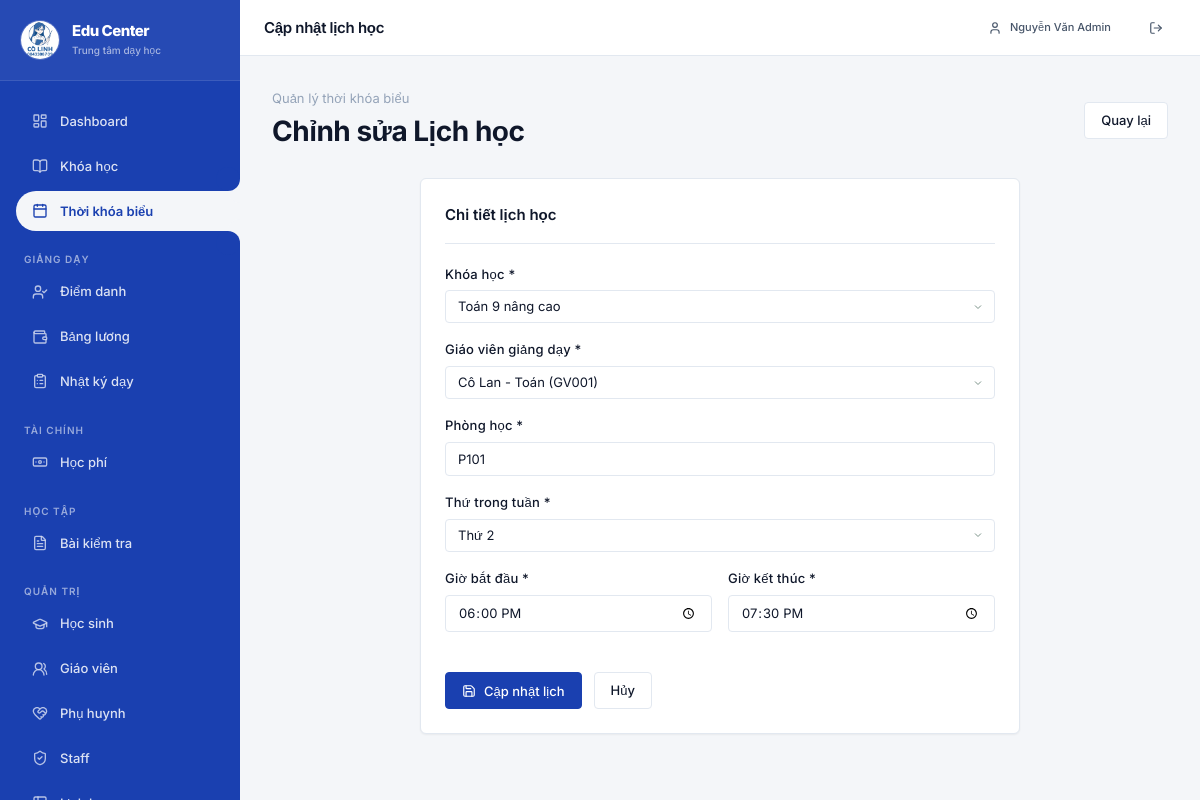
/schedules/1/edit (signed in), run on the app's committed database.
### models.py (models this page shows, shortened)
class User(db.Model, UserMixin):
    id = db.Column(db.Integer, primary_key=True)
    username = db.Column(db.String(80), unique=True, nullable=False)
    fullname = db.Column(db.String(100), nullable=False)
    user_code = db.Column(db.String(20), unique=True, nullable=False)
    role = db.Column(db.String(20), nullable=False, default="student")
    phone = db.Column(db.String(20))
    parent_phone = db.Column(db.String(20))
    birth_date = db.Column(db.Date)
    position = db.Column(db.String(100))
    password_hash = db.Column(db.String(255))
    is_active = db.Column(db.Boolean, default=True)
    avatar = db.Column(db.String(100), default="default.jpg")
    salary_rate_per_hour = db.Column(db.Integer, default=0)
    linked_student_id = db.Column(db.Integer, db.ForeignKey("user.id"))
    linked_student = db.relationship("User", remote_side=[id], uselist=False)
    courses_taught = db.relationship("Course", back_populates="teacher", foreign_keys="Course.teacher_id")
    schedules = db.relationship("Schedule", back_populates="teacher", foreign_keys="Schedule.teacher_id")
    enrollments = db.relationship("Enrollment", back_populates="student", foreign_keys="Enrollment.student_id")

class Schedule(db.Model):
    id = db.Column(db.Integer, primary_key=True)
    course_id = db.Column(db.Integer, db.ForeignKey("course.id"), nullable=False)
    teacher_id = db.Column(db.Integer, db.ForeignKey("user.id"), nullable=False)
    classroom = db.Column(db.String(40), nullable=False)
    weekday = db.Column(db.Integer, nullable=False)
    start_time = db.Column(db.Time, nullable=False)
    end_time = db.Column(db.Time, nullable=False)
    duration_hours = db.Column(db.Float, nullable=False)
    course = db.relationship("Course", back_populates="schedules")
    teacher = db.relationship("User", back_populates="schedules", foreign_keys=[teacher_id])

class Course(db.Model):
    id = db.Column(db.Integer, primary_key=True)
    course_name = db.Column(db.String(120), nullable=False)
    subject = db.Column(db.String(80), nullable=False)
    teacher_id = db.Column(db.Integer, db.ForeignKey("user.id"))
    classroom = db.Column(db.String(40))
    description = db.Column(db.Text)
    tuition_amount = db.Column(db.Integer, default=0)
    tuition_type = db.Column(db.String(20), default="monthly")
    start_date = db.Column(db.Date)
    end_date = db.Column(db.Date)
    is_active = db.Column(db.Boolean, default=True)
    teacher = db.relationship("User", back_populates="courses_taught", foreign_keys=[teacher_id])
    schedules = db.relationship("Schedule", back_populates="course", cascade="all, delete-orphan")
    enrollments = db.relationship("Enrollment", back_populates="course", cascade="all, delete-orphan")
    tuition_payments = db.relationship("TuitionPayment", back_populates="course", cascade="all, delete-orphan")

### app.py (the view, shortened to what this page needs)
@app.route("/schedules/<int:schedule_id>/edit", methods=["GET", "POST"])
@login_required
@manager_or_admin_required
def edit_schedule(schedule_id):
    schedule = db.session.get(Schedule, schedule_id) or abort(404)
    courses_list = Course.query.order_by(Course.course_name).all()
    teachers = User.query.filter_by(role="teacher").order_by(User.fullname).all()
    return render_template("schedule_form.html", schedule=schedule, courses=courses_list, teachers=teachers)

### app.py (called while the page is built)
@login_manager.user_loader
def load_user(user_id):
    return db.session.get(User, int(user_id))

@app.context_processor
def inject_globals():
    import datetime as dt
    today = dt.date.today()
    return {
        "WEEKDAYS": dict(WEEKDAYS),
        "STATUS_LABELS": STATUS_LABELS,
        "TUITION_LABELS": TUITION_LABELS,
        "ROLE_LABELS": ROLE_LABELS,
        "current_month_summary": current_month_summary,
        "money": lambda value: f"{int(value or 0):,}".replace(",", "."),
        "today_date": today.strftime('%d/%m/%Y'),
        "now": dt.datetime.now(),
    }

### helpers.py (called while the page is built)
def role_required(*allowed_roles):
    def decorator(view):
        @wraps(view)
        def wrapped(*args, **kwargs):
            if not current_user.is_authenticated:
                return redirect(url_for("login"))
            if current_user.role == "admin" or current_user.role in allowed_roles:
                return view(*args, **kwargs)
            flash("Bạn không có quyền truy cập trang này.", "danger")
            return redirect(url_for("index"))
        return wrapped
    return decorator

### templates/schedule_form.html (shortened to what this page needs)
{% extends "base.html" %}
{% block page_title %}Cập nhật lịch học{% endblock %}
{% block content %}
<div class="page-header">
  <div class="page-title-area">
    <p>Quản lý thời khóa biểu</p>
    <h1>Chỉnh sửa Lịch học</h1>
  </div>
  <div>
    <a href="{{ url_for('schedules') }}" class="btn btn-secondary">Quay lại</a>
  </div>
</div>
<div class="card" style="max-width: 600px; margin: 0 auto">
  <div class="card-header">
    <h3 class="card-title">Chi tiết lịch học</h3>
  </div>
  <form method="POST">
    <div class="form-group">
      <label class="form-label" for="course_id">Khóa học *</label>
      <select id="course_id" name="course_id" required>
        {% for course in courses %}
          <option value="{{ course.id }}" {% if schedule.course_id == course.id %}selected{% endif %}>
            {{ course.course_name }}
          </option>
        {% endfor %}
      </select>
    </div>
    <div class="form-group">
      <label class="form-label" for="teacher_id">Giáo viên giảng dạy *</label>
      <select id="teacher_id" name="teacher_id" required>
        {% for teacher in teachers %}
          <option value="{{ teacher.id }}" {% if schedule.teacher_id == teacher.id %}selected{% endif %}>
            {{ teacher.fullname }} ({{ teacher.user_code }})
          </option>
        {% endfor %}
      </select>
    </div>
    <div class="form-group">
      <label class="form-label" for="classroom">Phòng học *</label>
      <input type="text" id="classroom" name="classroom" value="{{ schedule.classroom }}" required placeholder="Ví dụ: Phòng A1">
    </div>
    <div class="form-group">
      <label class="form-label" for="weekday">Thứ trong tuần *</label>
      <select id="weekday" name="weekday" required>
        <option value="0" {% if schedule.weekday == 0 %}selected{% endif %}>Thứ 2</option>
      </select>
    </div>
    <div class="form-grid-2">
      <div class="form-group">
        <label class="form-label" for="start_time">Giờ bắt đầu *</label>
        <input type="time" id="start_time" name="start_time" value="{{ schedule.start_time.strftime('%H:%M') }}" required>
      </div>
      <div class="form-group">
        <label class="form-label" for="end_time">Giờ kết thúc *</label>
        <input type="time" id="end_time" name="end_time" value="{{ schedule.end_time.strftime('%H:%M') }}" required>
      </div>
    </div>
    <div style="margin-top: var(--space-6); display: flex; gap: var(--space-3)">
      <button type="submit" class="btn btn-primary">
        <i data-lucide="save" style="width:14px;height:14px"></i>
        Cập nhật lịch
      </button>
      <a href="{{ url_for('schedules') }}" class="btn btn-secondary">Hủy</a>
    </div>
  </form>
</div>
{% endblock %}

### templates/base.html (shortened to what this page needs)
<!DOCTYPE html>
<html lang="vi">
<head>
  <link rel="stylesheet" href="{{ url_for('static', filename='css/main.css') }}">
</head>
<body>
  <div class="app-shell">
    <aside class="sidebar">
      <a href="{{ url_for('index') }}" class="sidebar-brand-link">
        <div class="sidebar-logo">
          <img src="{{ url_for('static', filename='images/logo.png') }}" alt="Logo" class="sidebar-logo-img">
          <div class="sidebar-brand-info">
            <h1 class="sidebar-brand-title">Edu Center</h1>
            <span class="sidebar-brand-subtitle">Trung tâm dạy học</span>
          </div>
        </div>
      </a>
      <nav class="nav-section">
        <a href="{{ url_for('index') }}" class="nav-item {% if request.endpoint == 'index' %}active{% endif %}">
          <i data-lucide="layout-dashboard"></i> Dashboard
        </a>
        <a href="{{ url_for('courses') }}" class="nav-item {% if 'course' in request.endpoint %}active{% endif %}">
          <i data-lucide="book-open"></i> Khóa học
        </a>
        <a href="{{ url_for('my_schedule') }}"
          class="nav-item {% if 'schedule' in request.endpoint and request.endpoint != 'schedules' %}active{% endif %}">
          <i data-lucide="calendar"></i> Thời khóa biểu
        </a>
        {% if current_user.role in ('admin','manager','teacher') %}
        <div class="nav-label">Giảng dạy</div>
        <a href="{{ url_for('attendance') }}"
          class="nav-item {% if 'attendance' in request.endpoint %}active{% endif %}">
          <i data-lucide="user-check"></i> Điểm danh
        </a>
        <a href="{{ url_for('payroll') }}" class="nav-item {% if 'payroll' in request.endpoint %}active{% endif %}">
          <i data-lucide="wallet"></i> Bảng lương
        </a>
        <a href="{{ url_for('my_teaching_records') }}"
          class="nav-item {% if 'teaching' in request.endpoint %}active{% endif %}">
          <i data-lucide="clipboard-list"></i> Nhật ký dạy
        </a>
        {% endif %}
        {% if current_user.role in ('admin','manager','student','parent') %}
        <div class="nav-label">Tài chính</div>
        <a href="{{ url_for('tuition') }}" class="nav-item {% if 'tuition' in request.endpoint %}active{% endif %}">
          <i data-lucide="banknote"></i> Học phí
        </a>
        {% endif %}
        <div class="nav-label">Học tập</div>
        <a href="{{ url_for('exam_list') }}" class="nav-item {% if 'exam' in request.endpoint %}active{% endif %}">
          <i data-lucide="file-text"></i> Bài kiểm tra
        </a>
        {% if current_user.role in ('admin','manager') %}
        <div class="nav-label">Quản trị</div>
        <a href="{{ url_for('manage_users', role_name='students') }}"
          class="nav-item {% if request.endpoint == 'manage_users' and request.view_args.get('role_name','') == 'students' %}active{% endif %}">
          <i data-lucide="graduation-cap"></i> Học sinh
        </a>
        <a href="{{ url_for('manage_users', role_name='teachers') }}"
          class="nav-item {% if request.endpoint == 'manage_users' and request.view_args.get('role_name','') == 'teachers' %}active{% endif %}">
          <i data-lucide="users-2"></i> Giáo viên
        </a>
        <a href="{{ url_for('manage_users', role_name='parents') }}"
          class="nav-item {% if request.endpoint == 'manage_users' and request.view_args.get('role_name','') == 'parents' %}active{% endif %}">
          <i data-lucide="heart-handshake"></i> Phụ huynh
        </a>
        <a href="{{ url_for('manage_users', role_name='staff') }}"
          class="nav-item {% if request.endpoint == 'manage_users' and request.view_args.get('role_name','') == 'staff' %}active{% endif %}">
          <i data-lucide="shield-check"></i> Staff
        </a>
        <a href="{{ url_for('schedules') }}" class="nav-item {% if request.endpoint == 'schedules' %}active{% endif %}">
          <i data-lucide="table-2"></i> Lịch học
        </a>
        {% endif %}
      </nav>
    </aside>
    <div class="main-area">
      <header class="topbar">
        <div style="display:flex;align-items:center;gap:var(--space-3)">
          <h2 style="margin:0;font-size:var(--text-md);font-weight:600;font-family:inherit">
            {% block page_title %}{% endblock %}
          </h2>
        </div>
        <div style="display:flex;align-items:center;gap:var(--space-3)">
          <a href="{{ url_for('profile') }}" class="btn btn-ghost btn-sm">
            <i data-lucide="user" style="width:14px;height:14px;"></i>
            {{ current_user.fullname }}
          </a>
          <a href="{{ url_for('logout') }}" class="btn btn-ghost btn-sm" title="Đăng xuất">
            <i data-lucide="log-out" style="width:14px;height:14px;"></i>
          </a>
        </div>
      </header>
      <main class="page-content">
        {% block content %}{% endblock %}
      </main>
    </div>
  </div>
</body>
</html>

### data on the page
User: fullname "Nguyễn Văn Admin"
Schedule: course_id "Toán 9 nâng cao", teacher_id "Cô Lan - Toán (GV001)", classroom "P101", weekday "Thứ 2", start_time "18:00", end_time "19:30"
